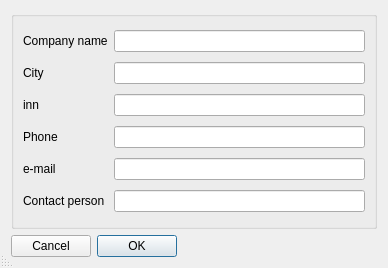
<?xml version="1.0" encoding="UTF-8"?>
<ui version="4.0">
 <class>ConsuppliersDialog</class>
 <widget class="QDialog" name="ConsuppliersDialog">
  <property name="enabled">
   <bool>true</bool>
  </property>
  <property name="geometry">
   <rect>
    <x>0</x>
    <y>0</y>
    <width>388</width>
    <height>268</height>
   </rect>
  </property>
  <property name="windowTitle">
   <string>Dialog</string>
  </property>
  <property name="layoutDirection">
   <enum>Qt::RightToLeft</enum>
  </property>
  <property name="sizeGripEnabled">
   <bool>true</bool>
  </property>
  <layout class="QVBoxLayout" name="verticalLayout">
   <item>
    <widget class="QGroupBox" name="groupBox">
     <property name="title">
      <string/>
     </property>
     <layout class="QGridLayout" name="gridLayout">
      <item row="0" column="0">
       <widget class="QLineEdit" name="CompanyName"/>
      </item>
      <item row="0" column="1">
       <widget class="QLabel" name="label">
        <property name="text">
         <string>Company name</string>
        </property>
       </widget>
      </item>
      <item row="1" column="0">
       <widget class="QLineEdit" name="City"/>
      </item>
      <item row="1" column="1">
       <widget class="QLabel" name="label_2">
        <property name="text">
         <string>City</string>
        </property>
       </widget>
      </item>
      <item row="2" column="0">
       <widget class="QLineEdit" name="inn">
        <property name="maxLength">
         <number>10</number>
        </property>
       </widget>
      </item>
      <item row="2" column="1">
       <widget class="QLabel" name="label_3">
        <property name="text">
         <string>inn</string>
        </property>
       </widget>
      </item>
      <item row="3" column="0">
       <widget class="QLineEdit" name="Phone"/>
      </item>
      <item row="3" column="1">
       <widget class="QLabel" name="label_4">
        <property name="text">
         <string>Phone</string>
        </property>
       </widget>
      </item>
      <item row="4" column="0">
       <widget class="QLineEdit" name="email"/>
      </item>
      <item row="4" column="1">
       <widget class="QLabel" name="label_5">
        <property name="text">
         <string>e-mail</string>
        </property>
       </widget>
      </item>
      <item row="5" column="0">
       <widget class="QLineEdit" name="ContactPerson"/>
      </item>
      <item row="5" column="1">
       <widget class="QLabel" name="label_6">
        <property name="text">
         <string>Contact person</string>
        </property>
       </widget>
      </item>
     </layout>
    </widget>
   </item>
   <item>
    <widget class="QDialogButtonBox" name="buttonBox">
     <property name="layoutDirection">
      <enum>Qt::RightToLeft</enum>
     </property>
     <property name="orientation">
      <enum>Qt::Horizontal</enum>
     </property>
     <property name="standardButtons">
      <set>QDialogButtonBox::Cancel|QDialogButtonBox::Ok</set>
     </property>
    </widget>
   </item>
  </layout>
 </widget>
 <resources/>
 <connections>
  <connection>
   <sender>buttonBox</sender>
   <signal>accepted()</signal>
   <receiver>ConsuppliersDialog</receiver>
   <slot>accept()</slot>
   <hints>
    <hint type="sourcelabel">
     <x>248</x>
     <y>254</y>
    </hint>
    <hint type="destinationlabel">
     <x>157</x>
     <y>274</y>
    </hint>
   </hints>
  </connection>
  <connection>
   <sender>buttonBox</sender>
   <signal>rejected()</signal>
   <receiver>ConsuppliersDialog</receiver>
   <slot>close()</slot>
   <hints>
    <hint type="sourcelabel">
     <x>316</x>
     <y>260</y>
    </hint>
    <hint type="destinationlabel">
     <x>286</x>
     <y>274</y>
    </hint>
   </hints>
  </connection>
 </connections>
</ui>
